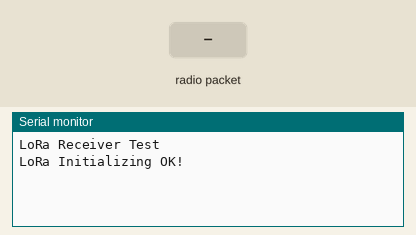
Recording of a sketch running on a simulated ESP32. Parts: the last lines printed to the serial monitor. The inputs (shaded band) are chosen by the test bench. No radio packets arrive unless stated; not simulated (calls return 0 or success): StringTokenizer.h.

Above: at 1.2 s.
1.3 s: radio packet "5" arrives
At 3.5 s:
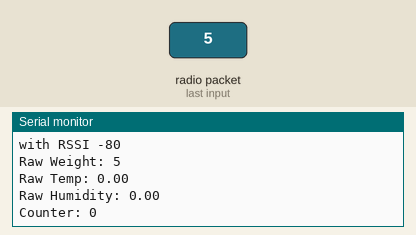
3.8 s: radio packet "90" arrives
At 5.1 s:
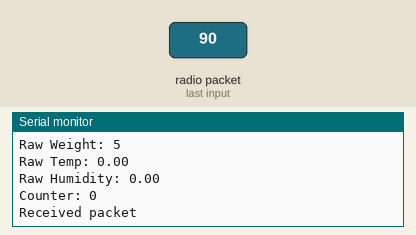

The sketch:

LoRa_Reciever_Esp32_Hx711_si7021_Fast.ino
```cpp
/*********
  Rui Santos
  Complete project details at https://RandomNerdTutorials.com/ttgo-lora32-sx1276-arduino-ide/
*********/

//Libraries for LoRa
#include <SPI.h>
#include <LoRa.h>

//string tokenizer library
#include <StringTokenizer.h>

//define the pins used by the LoRa transceiver module
#define SCK 5
#define MISO 19
#define MOSI 27
#define SS 18
#define RST 14
#define DIO0 26

//433E6 for Asia
//866E6 for Europe
//915E6 for North America
#define BAND 915E6

String loraData;

float rawTemp;
float rawHumx;
long rawWht;
int counter;

void setup() {

  //initialize Serial Monitor
  Serial.begin(115200);
  while (!Serial);

  Serial.println("LoRa Receiver Test");

  //SPI LoRa pins
  SPI.begin(SCK, MISO, MOSI, SS);
  //setup LoRa transceiver module
  LoRa.setPins(SS, RST, DIO0);

  if (!LoRa.begin(BAND))
  {
    Serial.println("Starting LoRa failed!");
    while (1);
  }
  Serial.println("LoRa Initializing OK!");
}

void loop() {

  //try to parse packet
  int packetSize = LoRa.parsePacket();
  if (packetSize)
  {
    //received a packet
    Serial.print("Received packet ");

    //read packet
    while (LoRa.available())
    {
      loraData = LoRa.readString();
      Serial.println(loraData);
    }

    int rssi = LoRa.packetRssi();
    Serial.print("with RSSI ");
    Serial.println(rssi);

    tokenizeString(loraData);

    Serial.println();
    delay(2000);
  }
}

void tokenizeString(String loraString)
{
  char strBuffer[loraString.length()+1] = "";
  loraString.toCharArray(strBuffer, loraString.length()+1); // example: "\"45.3\""
  rawWht = atoi(strtok(strBuffer, "/"));
  rawTemp = atof(strtok(NULL, "/"));
  rawHumx = atof(strtok(NULL, "/"));
  counter = atoi(strtok(NULL, "/"));

  Serial.print("Raw Weight: ");
  Serial.println(rawWht);
  Serial.print("Raw Temp: ");
  Serial.println(rawTemp);
  Serial.print("Raw Humidity: ");
  Serial.println(rawHumx);
  Serial.print("Counter: ");
  Serial.println(counter);
}
```

Measured:
- after the input at 1.3 s, the serial monitor: prints a new line at once (image 1)
